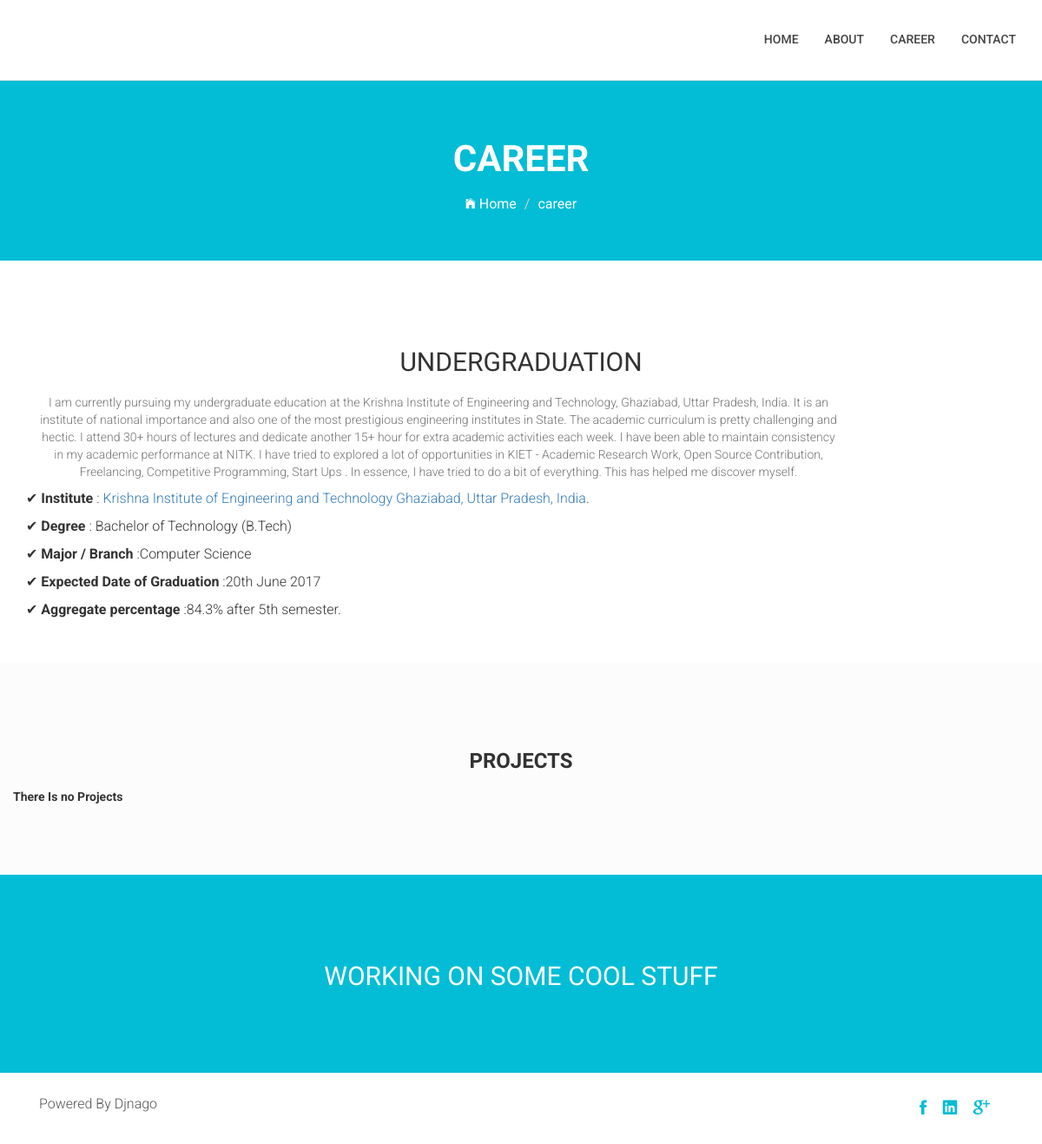
/career/, run on an earlier commit of the app's database.
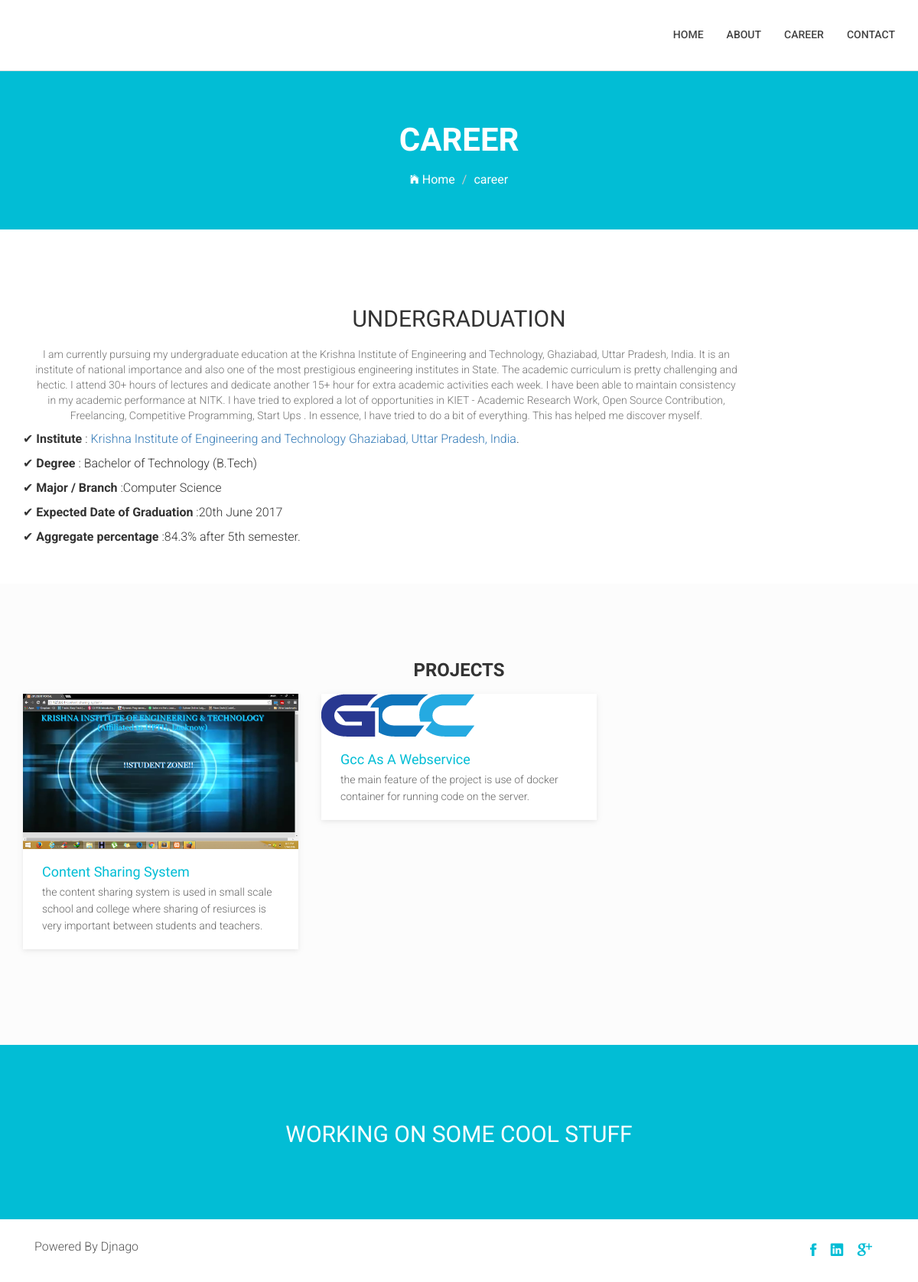
And on a later commit of the database.
### career/models.py (models this page shows, shortened)
class Project(models.Model):
    title = models.CharField(max_length=200,blank=False)
    name = models.CharField(max_length=100,blank=True)
    details = models.TextField()
    implementation =models.CharField(max_length=200,blank=True)
    features = models.TextField()
    tools = models.TextField()
    slug = models.SlugField()
    image1 = models.ImageField(upload_to=title)
    image2 = models.ImageField(upload_to=title)
    image3 = models.ImageField(upload_to=slug)

### career/views.py (the view)
# urls.py: url(r'^(?P<project_name_slug>[\w\-]+)/$', 'career.views.project', name='project'),
def career(request):
    project =  Project.objects.all()
    context_dict = {'projects':project}
    return render(request ,'service.html',context_dict)

### static/templates/service.html (shortened to what this page needs)
{% load staticfiles %}
<!DOCTYPE html>
<html class="no-js">
      <head>
        <link rel="stylesheet" href="{% static 'css/bootstrap.min.css' %}">
        <link rel="stylesheet" href="{% static 'css/ionicons.min.css' %}">
        <link rel="stylesheet" href="{% static 'css/animate.css' %}">
        <link rel="stylesheet" href="{% static 'css/slider.css' %}">
        <link rel="stylesheet" href="{% static 'css/owl.carousel.css' %}">
        <link rel="stylesheet" href="{% static 'css/owl.theme.css' %}">
        <link rel="stylesheet" href="{% static 'css/jquery.fancybox.css' %}">
        <link rel="stylesheet" href="{% static 'css/main.css' %}">
        <link rel="stylesheet" href="{% static 'css/responsive.css' %}">
    </head>
    <body>
    <header id="top-bar" class="navbar-fixed-top animated-header">
            <div class="container">
                <nav class="collapse navbar-collapse navbar-right" role="navigation">
                    <div class="main-menu">
                        <ul class="nav navbar-nav navbar-right">
                            <li>
                                <a href="{% url 'home' %}" >Home</a>
                            </li>
                            <li><a href="{% url 'about' %}">About</a></li>
                            <li><a href="{% url 'career' %}">career</a></li>
                            <li><a href="{% url 'contact' %}">Contact</a></li>
                        </ul>
                    </div>
                </nav>
            </div>
        </header>
        <section class="global-page-header">
            <div class="container">
                <div class="row">
                    <div class="col-md-12">
                        <div class="block">
                            <h2>career</h2>
                            <ol class="breadcrumb">
                                <li>
                                    <a href="{% url 'home' %}">
                                        <i class="ion-ios-home"></i>
                                        Home
                                    </a>
                                </li>
                                <li class="active">career</li>
                            </ol>
                        </div>
                    </div>
                </div>
            </div>
        </section>
        <section id="career-page" class="pages career-page">
            <div class="container">
                <div class="row">
                    <div class="col-md-12">
                        <div class="section-heading">
                        <h1 class="title wow fadeInDown" data-wow-delay=".3s">UnderGraduation</h1>
                        <p class="wow fadeInDown col-md-10" data-wow-delay=".5s">
                        	I am currently pursuing my undergraduate education at the Krishna  Institute of Engineering and Technology, Ghaziabad, Uttar Pradesh, India. It is an institute of national importance and also one of the most prestigious engineering institutes in State.  The academic curriculum is pretty challenging and hectic. I attend 30+ hours of lectures and dedicate another 15+ hour for extra academic activities each week. I have been able to maintain consistency in my academic performance at NITK.
I have tried to explored a lot of opportunities in KIET - Academic Research Work, Open Source Contribution, Freelancing, Competitive Programming, Start Ups . In essence, I have tried to do a bit of everything. This has helped me discover myself.
                        </p>
                            <div class="col-md-2 wow fadeInRight" data-wow-delay=".3s">
                            <img src="{% static 'images/team/logo.jpg' %}" alt="" class="img-responsive"></div>
                    </div>
                    </div>
                    <div class="col-md-10">
                        <p class="list_para">✔ <b>Institute</b> : <a href="http://kiet.edu/" target="_blank">Krishna  Institute of  Engineering and Technology Ghaziabad, Uttar Pradesh, India</a>.</p>
                        <p class="list_para">✔ <b>Degree</b> : Bachelor of Technology (B.Tech)</p>
                        <p class="list_para">✔ <b>Major / Branch</b> :Computer Science</p>
                        <p class="list_para">✔ <b>Expected Date of Graduation</b> :20th June 2017</p>
                        <p class="list_para">✔ <b>Aggregate percentage</b> :84.3% after 5th semester.</p>
                    </div>
                </div>
            </div>
        </section>
        <section class="works career-page">
            <div class="container">
                <h2 class="section-heading subtitle wow fadeInUp animated animated" data-wow-delay=".3s" data-wow-duration="500ms" style="visibility: visible; animation-duration: 500ms; animation-delay: 0.3s; animation-name: fadeInUp;">Projects </h2>
                <div class="row">
                    {% if projects %}
                    {% for project in projects %}
                    <div class="col-sm-4">
                         <figure class="wow fadeInLeft animated portfolio-item" data-wow-duration="500ms" data-wow-delay="0ms">
                            <div class="img-wrapper">
                                <img src="{{ project.image1.url }}" class="img-responsive" alt="this is a title" >
                            </div>
                            <figcaption>
                                <h4>
                                    <a href="{{ project.slug }}">
                                        {{ project.title }}
                                    </a>
                                </h4>
                                <p>
                                    {{ project.implementation }}
                                </p>
                            </figcaption>
                        </figure>
                    </div>
                    {% endfor %}
                    {% else %}
                    <strong>There Is no Projects</strong>
                    {% endif %}
                </div>
            </div>
        </section>
        <section id="call-to-action">
            <div class="container">
                <div class="row">
                    <div class="col-md-12">
                        <div class="block">
                            <h2 class="title wow fadeInDown" data-wow-delay=".3s"   data-wow-duration="500ms">Working on some cool stuff</h1>
                            </div>
                    </div>
                </div>
            </div>
        </section>
         <footer id="footer">
                <div class="container">
                    <div class="col-md-8">
                        <p> Powered By <bold>Djnago</bold></p>
                    </div>
                    <div class="col-md-4">
                        <ul class="social">
                            <li>
                                <a href="https://www.facebook.com/akash.dwivedi.98" class="Facebook">
                                    <i class="ion-social-facebook"></i>
                                </a>
                            </li>
                            <li>
                                <a href="https://in.linkedin.com/in/akash-dwivedi-270150a9" class="Linkedin">
                                    <i class="ion-social-linkedin"></i>
                                </a>
                            </li>
                            <li>
                                <a href="https://plus.google.com/u/0/101618258205520296777" class="Google Plus">
                                    <i class="ion-social-googleplus"></i>
                                </a>
                            </li>
                        </ul>
                    </div>
                </div>
            </footer>
    </body>
</html>

### static/static/css/main.css (style rules this page uses)
body { font-family: 'Roboto', sans-serif; }
h1, h2, h3, h4, h5, h6 { font-family: 'Roboto Condensed', sans-serif; }
p { font-family: 'Roboto', sans-serif; line-height: 22px; font-size: 16px; font-weight: 300; }
ul { padding-left: 0; }
ul li { list-style: none; }
h2 { font-size: 26px; }
.section-heading { text-align: center; margin-bottom: 65px; }
.section-heading p { font-size: 14px; font-weight: 300; color: #727272; line-height: 20px; }
.title { font-size: 30px; line-height: 1.1; font-weight: 300; color: #333; text-transform: uppercase; margin-bottom: 20px; }
.subtitle { font-size: 24px; font-weight: 600; margin-bottom: 18px; text-transform: uppercase; }
.pages { padding: 80px 0 40px; }
#top-bar { background: #fff; color: #fff; -webkit-transition: all 0.2s ease-out 0s; transition: all 0.2s ease-out 0s; padding: 15px 0; -webkit-box-shadow: 0 0 3px 0 rgba(0, 0, 0, 0.1); box-shadow: 0 0 3px 0 rgba(0, 0, 0, 0.1); border-bottom: 1px solid #dedede; }
#top-bar.animated-header { padding: 20px 0; background: #ffffff; box-shadow: none; }
#top-bar .main-menu li > a { color: #444; }
#top-bar .main-menu li { position: relative; }
#top-bar .main-menu li a { font-size: 14px; font-weight: 500; border-bottom: 2px solid transparent; -webkit-transition: .3s all; -o-transition: .3s all; transition: .3s all; text-transform: uppercase; }
#call-to-action { background: #02bdd5; background-size: cover; background-attachment: fixed; padding: 80px 0; text-align: center; position: relative; color: #fff; }
#call-to-action .block { position: relative; z-index: 99; color: #fff; }
#call-to-action .block h2 { margin-bottom: 15px; color: #fff; }
.works { padding: 80px 0; background: #FCFCFC; }
figure { background: #fff; margin-bottom: 45px; box-shadow: 0 2px 5px 0 rgba(0, 0, 0, 0.04), 0 2px 10px 0 rgba(0, 0, 0, 0.06); }
figure .img-wrapper { position: relative; overflow: hidden; }
figure img { -webkit-transform: scale3d(1, 1, 1); transform: scale3d(1, 1, 1); -webkit-transition: -webkit-transform 400ms; transition: transform 400ms; }
figure figcaption { padding: 20px 25px; margin-top: 0; color: #666; }
figure figcaption h4 { margin: 0; }
figure figcaption h4 a { color: #02bdd5; }
figure figcaption p { font-size: 14px; margin-bottom: 0; margin-top: 5px; }
#footer { background: #fff; padding: 25px 0; color: #555; }
#footer .social { text-align: right; margin-bottom: 0; }
#footer .social li { display: inline-block; margin-right: 15px; }
#footer .social li a { font-size: 22px; color: #02bdd5; }
.global-page-header { background-attachment: fixed; background-size: cover; padding: 120px 0 25px 0; position: relative; background: #02bdd5; color: #fff; }
.global-page-header h2 { font-size: 42px; font-weight: bold; color: #fff; text-transform: uppercase; }
.global-page-header .breadcrumb { background: none; font-size: 16px; padding: 8px 0; }
.global-page-header .breadcrumb .active { color: #fff; }
.global-page-header .breadcrumb li a { color: #fff; }
.global-page-header .block { position: relative; z-index: 99; text-align: center; }

What changed in the data, as far as the page shows it:
added Project: image1 (picture), title "Content Sharing System", implementation "the content sharing system is used in small scale school and college where sharing of resiurces is very important between students and teachers."
added Project: image1 (picture), title "Gcc As A Webservice", implementation "the main feature of the project is use of docker container for running code on the server."
Also different on the page:
text no longer shown: "There Is no Projects"
